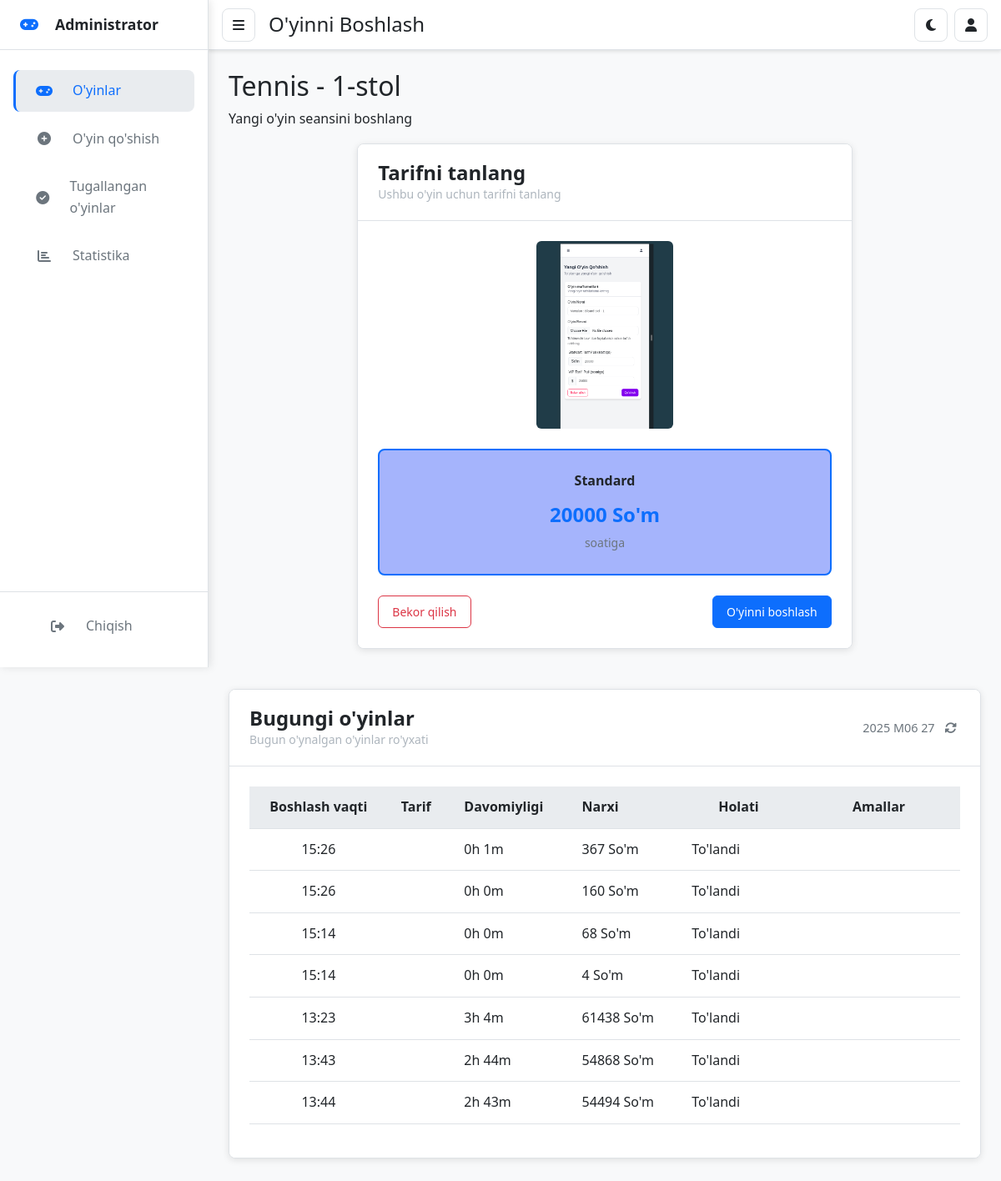
Screenshot of /games/25/start/ (signed in) with the database file from the repository.
### core/models.py (models this page shows, shortened)
class Game(models.Model):
    name = models.CharField(max_length=100)
    image = models.ImageField(upload_to='games/', null=True, blank=True)
    table_count = models.IntegerField(verbose_name="Stollar soni")
    standard_price = models.PositiveBigIntegerField()
    created_at = models.DateTimeField(auto_now_add=True)
    updated_at = models.DateTimeField(auto_now=True)

class GameSession(models.Model):
    STATUS_CHOICES = [
        ('active', 'Active'),
        ('paused', 'Paused'),
        ('completed', 'Completed'),
    ]
    game = models.ForeignKey(Game, on_delete=models.CASCADE, related_name='sessions')
    status = models.CharField(max_length=10, choices=STATUS_CHOICES, default='active')
    start_time = models.DateTimeField(default=timezone.now)
    end_time = models.DateTimeField(null=True, blank=True)
    pause_time = models.DateTimeField(null=True, blank=True)
    total_paused_duration = models.DurationField(default=timezone.timedelta(0))
    is_paid = models.BooleanField(default=False)
    created_by = models.ForeignKey(User, on_delete=models.CASCADE, related_name='sessions')
    created_at = models.DateTimeField(auto_now_add=True)
    updated_at = models.DateTimeField(auto_now=True)
    def get_duration(self):
        if self.status == 'completed' and self.end_time:
            duration = self.end_time - self.start_time - self.total_paused_duration
        elif self.status == 'paused' and self.pause_time:
            duration = self.pause_time - self.start_time - self.total_paused_duration
        else:
            duration = timezone.now() - self.start_time - self.total_paused_duration
        return duration.total_seconds()
    def get_duration_display(self):
        seconds = self.get_duration()
        hours = math.floor(seconds / 3600)
        minutes = math.floor((seconds % 3600) / 60)
        return f"{hours}h {minutes}m"
    def get_cost(self):
        duration_hours = self.get_duration() / 3600
        return duration_hours * float(self.game.standard_price)

### core/views.py (the view, shortened to what this page needs)
# urls.py: path('games/<int:pk>/start/', views.start_game, name='start_game'),
def start_game(request, pk):
    game = get_object_or_404(Game, pk=pk)
    completed_sessions = GameSession.objects.filter(
        game=game,  # Faqat shu o‘yinga tegishli sessiyalar
        status='completed',
        created_by=request.user
    ).order_by('-end_time')
    total_cost = sum(session.get_cost() for session in completed_sessions)
    paid_amount = sum(session.get_cost() for session in completed_sessions if session.is_paid)
    unpaid_amount = total_cost - paid_amount
    context = {
        'game': game,
        'completed_sessions': completed_sessions,
        'total_cost': total_cost,
        'paid_amount': paid_amount,
        'unpaid_amount': unpaid_amount,
    }
    return render(request, 'games/start_game.html', context)

### templates/games/start_game.html (shortened to what this page needs)
{% extends "base.html" %}
{% block header_title %}O'yinni Boshlash{% endblock %}
{% block content %}
<div class="page-header">
  <h2 class="page-title">{{ game.name }}</h2>
  <p class="page-subtitle">Yangi o'yin seansini boshlang</p>
</div>
<div class="row">
  <div class="col-12 col-lg-8 mx-auto">
      <div class="card">
          <div class="card-header">
              <h4 class="card-title">Tarifni tanlang</h4>
              <div class="card-subtitle">Ushbu o'yin uchun tarifni tanlang</div>
          </div>
          <div class="card-body">
              <div class="text-center mb-4">
                  {% if game.image %}
                      <img src="{{ game.image.url }}" alt="{{ game.name }}" class="img-fluid rounded" style="max-height: 225px;">
                  {% else %}
                      <img src="https://via.placeholder.com/400x225?text={{ game.name|urlencode }}" alt="{{ game.name }}" class="img-fluid rounded">
                  {% endif %}
              </div>
              <form method="post">
                  <div class="tariff-options">
                      <div class="tariff-option selected" data-tariff="standard">
                          <label for="tariff_standard" class="w-100 h-100">
                              <div class="tariff-name">Standard</div>
                              <div class="tariff-price">{{ game.standard_price }} So'm</div>
                              <div class="tariff-unit">soatiga</div>
                          </label>
                      </div>
                  </div>
                  <div class="d-flex justify-content-between mt-4">
                      <a href="{% url 'game_list' %}" class="btn btn-outline-danger">Bekor qilish</a>
                      <button type="submit" class="btn btn-primary">O'yinni boshlash</button>
                  </div>
              </form>
          </div>
      </div>
  </div>
</div>
<div class="card mt-4">
  <div class="card-header d-flex justify-content-between align-items-center">
    <div>
      <h4 class="card-title">Bugungi o'yinlar</h4>
      <div class="card-subtitle">Bugun o'ynalgan o'yinlar ro'yxati</div>
    </div>
    <div class="date-display">
      <span id="currentDate"></span>
      <button id="refreshButton" class="btn-refresh" title="Yangilash">
        <i class="fas fa-sync-alt"></i>
      </button>
    </div>
  </div>
  <div class="card-body text-center">
    <div id="tableContainer" class="table-container text-center">
      <table class="table table-hover text-center">
        <thead>
          <tr>
            <th class="text-center">Boshlash vaqti</th>
            <th>Tarif</th>
            <th>Davomiyligi</th>
            <th>Narxi</th>
            <th class="px-5">Holati</th>
            <th class="px-5">Amallar</th>
          </tr>
        </thead>
        <tbody id="todayGamesTable">
          {% if completed_sessions %}
            {% for session in completed_sessions %}
              <tr class="{% if session.is_paid %}bg-success-light{% else %}bg-danger-light{% endif %}" data-session-date="{{ session.start_time|date:'Y-m-d' }}">
                <td class="text-center">{{ session.start_time|date:"H:i" }}</td>
                <td>{{ session.get_tariff_display }}</td>
                <td>{{ session.get_duration_display }}</td>
                <td>{{ session.get_cost|floatformat:0 }} So'm</td>
                <td>
                  {{ session.is_paid|yesno:"To'landi, To'lanmagan" }}
                </td>
                <td>
                </td>
              </tr>
            {% endfor %}
          {% else %}
            <tr id="noGamesRow">
              <td colspan="6" class="text-center">Bugun o'ynalgan o'yinlar yo'q</td>
            </tr>
          {% endif %}
        </tbody>
      </table>
    </div>
  </div>
</div>
{% endblock %}

### static/css/style.css (style rules this page uses)
:root { --primary: #6366f1; --primary-dark: #4f46e5; --primary-light: #a5b4fc; --secondary: #f59e0b; --secondary-dark: #d97706; --secondary-light: #fcd34d; --success: #10b981; --success-light: #d1fae5; --danger: #ef4444; --danger-light: #fee2e2; --warning: #f59e0b; --warning-light: #fef3c7; --info: #3b82f6; --info-light: #dbeafe; --bg-primary: #ffffff; --bg-secondary: #f9fafb; --bg-tertiary: #f3f4f6; --text-primary: #1f2937; --text-secondary: #6b7280; --text-tertiary: #9ca3af; --border-color: #e5e7eb; --border-light: #f3f4f6; --color-1: #6366f1; --color-2: #3b82f6; --color-3: #10b981; --color-4: #f59e0b; --color-5: #ef4444; --border-radius: 0.5rem; --box-shadow: 0 4px 6px -1px rgba(0, 0, 0, 0.1), 0 2px 4px -1px rgba(0, 0, 0, 0.06); --box-shadow-hover: 0 10px 15px -3px rgba(0, 0, 0, 0.1), 0 4px 6px -2px rgba(0, 0, 0, 0.05); --transition: all 0.3s ease; --sidebar-width: 250px; --header-height: 60px; }
* { margin: 0; padding: 0; box-sizing: border-box; }
html, body { overflow-x: hidden; width: 100%; position: relative; }
body { font-family: "Segoe UI", Tahoma, Geneva, Verdana, sans-serif; line-height: 1.6; color: var(--text-primary); background-color: var(--bg-tertiary); transition: var(--transition); }
.btn { border-radius: var(--border-radius); transition: var(--transition); display: inline-flex; align-items: center; justify-content: center; padding: 0.5rem 1rem; font-size: 0.875rem; font-weight: 500; border: 1px solid transparent; cursor: pointer; text-decoration: none; }
.btn-primary { background-color: var(--primary); border-color: var(--primary); color: white; }
.card { border-radius: var(--border-radius); box-shadow: var(--box-shadow); border: 1px solid var(--border-color); overflow: hidden; margin-bottom: 1.5rem; transition: var(--transition); background-color: var(--bg-primary); }
.card-header { background-color: var(--bg-primary); border-bottom: 1px solid var(--border-color); padding: 1.25rem 1.5rem; }
.card-title { margin-bottom: 0.25rem; font-weight: 600; color: var(--text-primary); }
.card-subtitle { color: var(--text-secondary); font-size: 0.875rem; }
.card-body { padding: 1.5rem; overflow-x: auto; background-color: var(--bg-primary); }
.table { width: 100%; border-collapse: collapse; min-width: 600px; background-color: var(--bg-primary); }
.table th, .table td { padding: 0.75rem 1rem; text-align: left; border-bottom: 1px solid var(--border-color); color: var(--text-primary); }
.table th { font-weight: 600; background-color: var(--bg-tertiary); white-space: nowrap; color: var(--text-primary); }
.tariff-option { flex: 1; border: 2px solid var(--border-color); border-radius: var(--border-radius); padding: 1.5rem; text-align: center; cursor: pointer; transition: var(--transition); position: relative; background-color: var(--bg-primary); }
.tariff-option.selected { border-color: var(--primary); background-color: var(--primary-light); }
.tariff-name { font-weight: 600; margin-bottom: 0.5rem; color: var(--text-primary); }
.tariff-price { font-size: 1.5rem; font-weight: 700; color: var(--primary); margin-bottom: 0.25rem; }
.tariff-unit { font-size: 0.875rem; color: var(--text-secondary); }
.d-flex { display: flex; }
.align-items-center { align-items: center; }
.justify-content-between { justify-content: space-between; }
.w-100 { width: 100%; }
.h-100 { height: 100%; }
.text-center { text-align: center; }
.mb-4 { margin-bottom: 1.5rem; }
.mt-4 { margin-top: 1.5rem; }
.d-flex { display: flex !important; }

### templates/games/start_game.html (style rules this page uses)
.date-display { display: flex; align-items: center; font-size: 0.9rem; color: #6c757d; }
.btn-refresh { background: none; border: none; cursor: pointer; margin-left: 8px; color: #6c757d; padding: 4px; border-radius: 50%; }

### rows the page displays
Game: name "Tennis - 1-stol", image (picture), standard_price "20000"
GameSession: start_time "15:26", duration "0h 1m", get_cost "367", is_paid "To'landi"
GameSession: start_time "15:26", duration "0h 0m", get_cost "160", is_paid "To'landi"
GameSession: start_time "15:14", duration "0h 0m", get_cost "68", is_paid "To'landi"
GameSession: start_time "15:14", duration "0h 0m", get_cost "4", is_paid "To'landi"
GameSession: start_time "13:23", duration "3h 4m", get_cost "61438", is_paid "To'landi"
GameSession: start_time "13:43", duration "2h 44m", get_cost "54868", is_paid "To'landi"
GameSession: start_time "13:44", duration "2h 43m", get_cost "54494", is_paid "To'landi"
